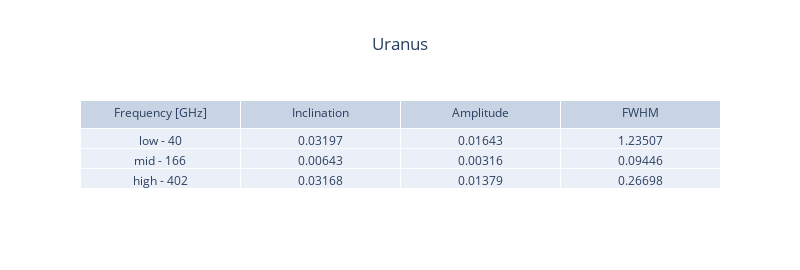

Notebook cell for this chart:
### Code cell
#--------------------------------  VISUALIZATION  --------------------------------
myplanet = "uranus"
fig, (ax1, ax2, ax3) = plt.subplots(nrows = 1, ncols = 3, sharex = True,figsize = (20,5))
ax1.set_xlabel("Inclination angle [arcmin]")
ax2.set_xlabel("Inclination angle [arcmin]")
ax3.set_xlabel("Inclination angle [arcmin]")
ax1.set_ylabel("Inclination Error [arcmin]")
ax2.set_ylabel("Amplitude Error")
ax3.set_ylabel("FWHM Error [arcmin]")
ax1.set_title("Inclination Error")
ax2.set_title("Amplitude Error")
ax3.set_title("FWHM Error")

for f in FREQUENCIES:
    ax1.scatter(mydata.get_inclination_list() , mydata.get_single_list(myplanet,f,"incl_error"))
    ax1.plot(mydata.get_inclination_list() , mydata.get_single_list(myplanet,f,"incl_error"))
    
    ax2.scatter(mydata.get_inclination_list() , mydata.get_single_list(myplanet,f,"ampl_error"))
    ax2.plot(mydata.get_inclination_list() , mydata.get_single_list(myplanet,f,"ampl_error"),)
    
    ax3.scatter(mydata.get_inclination_list() , mydata.get_single_list(myplanet,f,"fwhm_error"))
    ax3.plot(mydata.get_inclination_list() , mydata.get_single_list(myplanet,f,"fwhm_error"),label = f"{f} frequency")
    
plt.legend(prop={'size': 10})


#---
fig = go.Figure(
    data=[
    go.Table(
        header=dict(values=['Frequency [GHz]','Inclination', 'Amplitude', 'FWHM']),
        cells=dict(values=[
            ["low - 40","mid - 166","high - 402"],
            [
            "{:.5f}".format(np.mean(mydata.get_single_list(myplanet,"low","incl_error"))),
            "{:.5f}".format(np.mean(mydata.get_single_list(myplanet,"mid","incl_error"))),
            "{:.5f}".format(np.mean(mydata.get_single_list(myplanet,"high","incl_error")))
            ],
            [
            "{:.5f}".format(np.mean(mydata.get_single_list(myplanet,"low","ampl_error"))),
            "{:.5f}".format(np.mean(mydata.get_single_list(myplanet,"mid","ampl_error"))),
            "{:.5f}".format(np.mean(mydata.get_single_list(myplanet,"high","ampl_error")))
            ],
            [
            "{:.5f}".format(np.mean(mydata.get_single_list(myplanet,"low","fwhm_error"))),
            "{:.5f}".format(np.mean(mydata.get_single_list(myplanet,"mid","fwhm_error"))),
            "{:.5f}".format(np.mean(mydata.get_single_list(myplanet,"high","fwhm_error")))
            ]
        ])
    )]
)
fig.update_layout(title_text=myplanet.capitalize(),title_x=0.5)
fig.update_layout(width=800, height=270)
fig.show()

### Figure 1 — Plotly figure (JSON) as saved in the notebook; plotly's stock layout.template omitted (floating-point values rounded to 4 significant figures)
{"data": [{"cells": {"values": [["low - 40", "mid - 166", "high - 402"], ["0.03197", "0.00643", "0.03168"], ["0.01643", "0.00316", "0.01379"], ["1.23507", "0.09446", "0.26698"]]}, "header": {"values": ["Frequency [GHz]", "Inclination", "Amplitude", "FWHM"]}, "type": "table"}], "layout": {"height": 270, "title": {"text": "Uranus", "x": 0.5}, "width": 800}}
